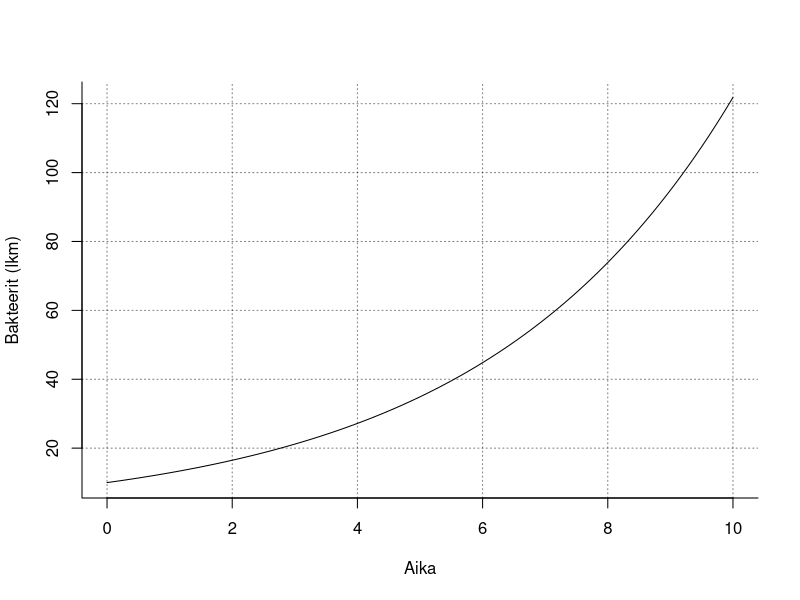

The R source for this figure:

curve(10 * exp(x * 0.25), 0, 10,
      bty = "l", xlab = "Aika",
      ylab = "Bakteerit (lkm)")
abline(h = pretty(c(0, 120)), lty = 3, col = rgb(0, 0, 0, 0.5))
abline(v = pretty(c(0, 10)), lty = 3, col = rgb(0, 0, 0, 0.5))
